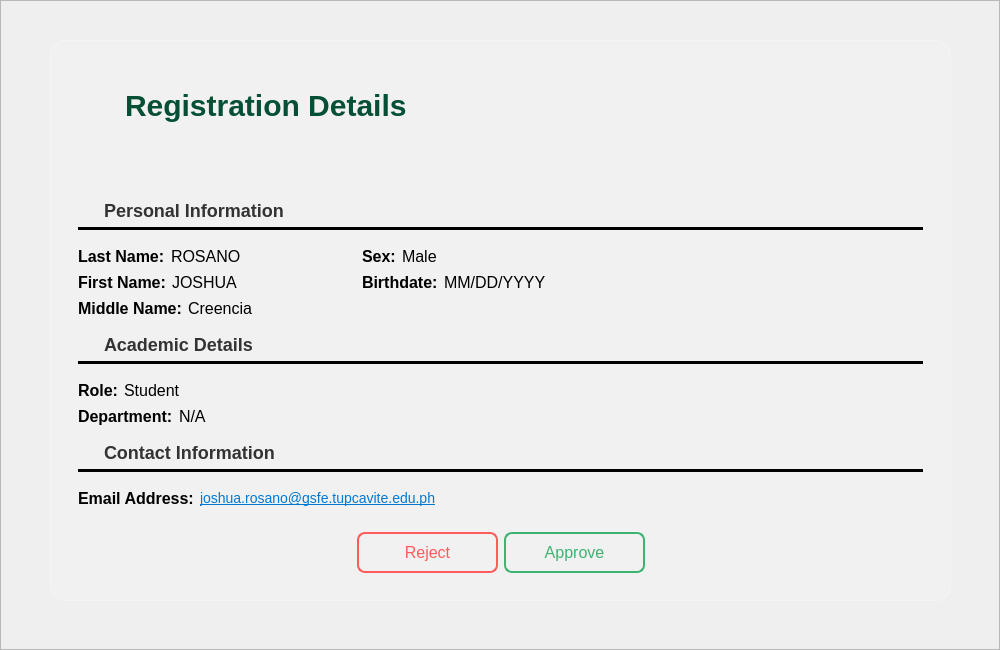
<?xml version="1.0" encoding="UTF-8"?>
<ui version="4.0">
 <class>Dialog</class>
 <widget class="QDialog" name="Dialog">
  <property name="geometry">
   <rect>
    <x>0</x>
    <y>0</y>
    <width>1000</width>
    <height>650</height>
   </rect>
  </property>
  <property name="minimumSize">
   <size>
    <width>1000</width>
    <height>650</height>
   </size>
  </property>
  <property name="maximumSize">
   <size>
    <width>1000</width>
    <height>650</height>
   </size>
  </property>
  <property name="windowTitle">
   <string>Dialog</string>
  </property>
  <property name="styleSheet">
   <string notr="true"/>
  </property>
  <widget class="QFrame" name="frame">
   <property name="geometry">
    <rect>
     <x>0</x>
     <y>0</y>
     <width>1000</width>
     <height>650</height>
    </rect>
   </property>
   <property name="styleSheet">
    <string notr="true">border-image: url(:/bg/C:/Users/Dell/Documents/Examination Management System/UI/Resources/green_bg.png);</string>
   </property>
   <property name="frameShape">
    <enum>QFrame::StyledPanel</enum>
   </property>
   <property name="frameShadow">
    <enum>QFrame::Raised</enum>
   </property>
   <widget class="QFrame" name="frame_3">
    <property name="geometry">
     <rect>
      <x>50</x>
      <y>40</y>
      <width>901</width>
      <height>561</height>
     </rect>
    </property>
    <property name="styleSheet">
     <string notr="true">QFrame {
    background-color: rgba(255, 255, 255, 0.15); /* Light transparency */
	border-image: none;
    border: 1px solid rgba(255, 255, 255, 0.3); /* Subtle border */
    border-radius: 15px;
    backdrop-filter: blur(12px); /* Blur effect */
}
</string>
    </property>
    <property name="frameShape">
     <enum>QFrame::StyledPanel</enum>
    </property>
    <property name="frameShadow">
     <enum>QFrame::Raised</enum>
    </property>
    <layout class="QGridLayout" name="gridLayout_5">
     <item row="0" column="0">
      <layout class="QGridLayout" name="gridLayout_4">
       <item row="0" column="0">
        <widget class="QFrame" name="frame_23">
         <property name="styleSheet">
          <string notr="true">background: none;
border: none;</string>
         </property>
         <property name="frameShape">
          <enum>QFrame::StyledPanel</enum>
         </property>
         <property name="frameShadow">
          <enum>QFrame::Raised</enum>
         </property>
         <layout class="QGridLayout" name="gridLayout_18">
          <item row="0" column="1" alignment="Qt::AlignTop">
           <widget class="QLabel" name="label_19">
            <property name="styleSheet">
             <string notr="true">QLabel {
    background: none;
    color: #055035; /* Darker shade of blue */
    font-size: 30px;
    font-weight: 900; /* Extra Bold */
    font-family: &quot;Poppins&quot;, &quot;Arial&quot;, &quot;Helvetica&quot;, sans-serif;
    border: none;
    text-align: center;
}
</string>
            </property>
            <property name="text">
             <string>Registration Details</string>
            </property>
           </widget>
          </item>
          <item row="0" column="0">
           <widget class="QLabel" name="register_info">
            <property name="maximumSize">
             <size>
              <width>50</width>
              <height>50</height>
             </size>
            </property>
            <property name="text">
             <string/>
            </property>
            <property name="pixmap">
             <pixmap>Resources/registration (1).png</pixmap>
            </property>
            <property name="scaledContents">
             <bool>true</bool>
            </property>
           </widget>
          </item>
         </layout>
        </widget>
       </item>
       <item row="1" column="0">
        <widget class="QFrame" name="frame_4">
         <property name="styleSheet">
          <string notr="true">QFrame {
    background-color: none; /* Light transparency */
	border-image: none;
    border: none; /* Subtle border */
    border-radius: 15px;
}
</string>
         </property>
         <property name="frameShape">
          <enum>QFrame::StyledPanel</enum>
         </property>
         <property name="frameShadow">
          <enum>QFrame::Raised</enum>
         </property>
         <layout class="QGridLayout" name="gridLayout_3">
          <item row="1" column="0">
           <widget class="QFrame" name="frame_2">
            <property name="styleSheet">
             <string notr="true">QFrame {
    background-color: none; /* Light transparency */
	border-image: none;
    border: none; /* Subtle border */
    border-radius: 15px;
}
</string>
            </property>
            <property name="frameShape">
             <enum>QFrame::StyledPanel</enum>
            </property>
            <property name="frameShadow">
             <enum>QFrame::Raised</enum>
            </property>
            <layout class="QGridLayout" name="gridLayout">
             <item row="0" column="0">
              <layout class="QHBoxLayout" name="horizontalLayout">
               <property name="sizeConstraint">
                <enum>QLayout::SetFixedSize</enum>
               </property>
               <item>
                <spacer name="horizontalSpacer_11">
                 <property name="orientation">
                  <enum>Qt::Horizontal</enum>
                 </property>
                 <property name="sizeHint" stdset="0">
                  <size>
                   <width>40</width>
                   <height>20</height>
                  </size>
                 </property>
                </spacer>
               </item>
               <item>
                <widget class="QPushButton" name="reject">
                 <property name="minimumSize">
                  <size>
                   <width>141</width>
                   <height>41</height>
                  </size>
                 </property>
                 <property name="maximumSize">
                  <size>
                   <width>141</width>
                   <height>41</height>
                  </size>
                 </property>
                 <property name="styleSheet">
                  <string notr="true">QPushButton {
    border: 2px solid #FF5B5B; /* Red border */
    border-radius: 8px; /* Rounded corners */
    color: #FF5B5B; /* Red text */
	border-image: none;
    background-color: transparent;
    padding: 8px 20px;
    font-size: 16px;
}

QPushButton:hover {
    background-color: rgba(255, 91, 91, 0.1); /* Light red background on hover */
}

QPushButton:pressed {
    background-color: rgba(255, 91, 91, 0.2); /* Darker red background when pressed */
}
</string>
                 </property>
                 <property name="text">
                  <string>Reject</string>
                 </property>
                 <property name="icon">
                  <iconset>
                   <normaloff>Resources/Reject.png</normaloff>Resources/Reject.png</iconset>
                 </property>
                </widget>
               </item>
               <item>
                <widget class="QPushButton" name="approve">
                 <property name="minimumSize">
                  <size>
                   <width>141</width>
                   <height>41</height>
                  </size>
                 </property>
                 <property name="maximumSize">
                  <size>
                   <width>141</width>
                   <height>41</height>
                  </size>
                 </property>
                 <property name="styleSheet">
                  <string notr="true">QPushButton {
    border: 2px solid #3CB371; /* Green border */
    border-radius: 8px;
    color: #3CB371;
    background-color: transparent;
	border-image: none;
    padding: 8px 20px;
    font-size: 16px;
}

QPushButton:hover {
    background-color: rgba(60, 179, 113, 0.1); /* Light green background on hover */
}

QPushButton:pressed {
    background-color: rgba(60, 179, 113, 0.2); /* Darker green background when pressed */
}</string>
                 </property>
                 <property name="text">
                  <string>Approve</string>
                 </property>
                 <property name="icon">
                  <iconset>
                   <normaloff>Resources/check.png</normaloff>Resources/check.png</iconset>
                 </property>
                </widget>
               </item>
               <item>
                <spacer name="horizontalSpacer_10">
                 <property name="orientation">
                  <enum>Qt::Horizontal</enum>
                 </property>
                 <property name="sizeHint" stdset="0">
                  <size>
                   <width>40</width>
                   <height>20</height>
                  </size>
                 </property>
                </spacer>
               </item>
              </layout>
             </item>
            </layout>
           </widget>
          </item>
          <item row="0" column="0">
           <widget class="QFrame" name="frame_5">
            <property name="styleSheet">
             <string notr="true">QFrame {
    background-color: none; /* Light transparency */
	border-image: none;
    border: none; /* Subtle border */
    border-radius: 15px;
}
</string>
            </property>
            <property name="frameShape">
             <enum>QFrame::StyledPanel</enum>
            </property>
            <property name="frameShadow">
             <enum>QFrame::Raised</enum>
            </property>
            <layout class="QGridLayout" name="gridLayout_2">
             <item row="10" column="0">
              <spacer name="verticalSpacer_3">
               <property name="orientation">
                <enum>Qt::Vertical</enum>
               </property>
               <property name="sizeType">
                <enum>QSizePolicy::Fixed</enum>
               </property>
               <property name="sizeHint" stdset="0">
                <size>
                 <width>20</width>
                 <height>10</height>
                </size>
               </property>
              </spacer>
             </item>
             <item row="3" column="0">
              <spacer name="verticalSpacer">
               <property name="orientation">
                <enum>Qt::Vertical</enum>
               </property>
               <property name="sizeType">
                <enum>QSizePolicy::Fixed</enum>
               </property>
               <property name="sizeHint" stdset="0">
                <size>
                 <width>20</width>
                 <height>10</height>
                </size>
               </property>
              </spacer>
             </item>
             <item row="16" column="0">
              <spacer name="verticalSpacer_5">
               <property name="orientation">
                <enum>Qt::Vertical</enum>
               </property>
               <property name="sizeType">
                <enum>QSizePolicy::Fixed</enum>
               </property>
               <property name="sizeHint" stdset="0">
                <size>
                 <width>20</width>
                 <height>10</height>
                </size>
               </property>
              </spacer>
             </item>
             <item row="15" column="0" colspan="3">
              <widget class="Line" name="line_3">
               <property name="styleSheet">
                <string notr="true">QFrame {
    border: 1px solid black;
    background-color: black;
    height: 2px;
}
</string>
               </property>
               <property name="orientation">
                <enum>Qt::Horizontal</enum>
               </property>
              </widget>
             </item>
             <item row="7" column="1">
              <spacer name="verticalSpacer_2">
               <property name="orientation">
                <enum>Qt::Vertical</enum>
               </property>
               <property name="sizeType">
                <enum>QSizePolicy::Fixed</enum>
               </property>
               <property name="sizeHint" stdset="0">
                <size>
                 <width>20</width>
                 <height>10</height>
                </size>
               </property>
              </spacer>
             </item>
             <item row="13" column="0">
              <spacer name="verticalSpacer_4">
               <property name="orientation">
                <enum>Qt::Vertical</enum>
               </property>
               <property name="sizeType">
                <enum>QSizePolicy::Fixed</enum>
               </property>
               <property name="sizeHint" stdset="0">
                <size>
                 <width>20</width>
                 <height>10</height>
                </size>
               </property>
              </spacer>
             </item>
             <item row="9" column="0" colspan="3">
              <widget class="Line" name="line_2">
               <property name="styleSheet">
                <string notr="true">QFrame {
    border: 1px solid black;
    background-color: black;
    height: 2px;
}
</string>
               </property>
               <property name="orientation">
                <enum>Qt::Horizontal</enum>
               </property>
              </widget>
             </item>
             <item row="1" column="0" colspan="3">
              <widget class="Line" name="line">
               <property name="styleSheet">
                <string notr="true">QFrame {
    border: 1px solid black;
    background-color: black;
    height: 2px;
}
</string>
               </property>
               <property name="orientation">
                <enum>Qt::Horizontal</enum>
               </property>
              </widget>
             </item>
             <item row="4" column="2">
              <spacer name="horizontalSpacer_3">
               <property name="orientation">
                <enum>Qt::Horizontal</enum>
               </property>
               <property name="sizeHint" stdset="0">
                <size>
                 <width>40</width>
                 <height>20</height>
                </size>
               </property>
              </spacer>
             </item>
             <item row="0" column="0">
              <layout class="QHBoxLayout" name="horizontalLayout_11">
               <item>
                <widget class="QLabel" name="personal_info">
                 <property name="maximumSize">
                  <size>
                   <width>20</width>
                   <height>20</height>
                  </size>
                 </property>
                 <property name="text">
                  <string/>
                 </property>
                 <property name="pixmap">
                  <pixmap>Resources/personal.png</pixmap>
                 </property>
                 <property name="scaledContents">
                  <bool>true</bool>
                 </property>
                </widget>
               </item>
               <item>
                <widget class="QLabel" name="label_24">
                 <property name="styleSheet">
                  <string notr="true">QLabel {
    font-size: 18px;
    font-weight: bold;
    color: #333;
}</string>
                 </property>
                 <property name="text">
                  <string>Personal Information</string>
                 </property>
                </widget>
               </item>
              </layout>
             </item>
             <item row="8" column="0">
              <layout class="QHBoxLayout" name="horizontalLayout_12">
               <item>
                <widget class="QLabel" name="academic_info">
                 <property name="maximumSize">
                  <size>
                   <width>20</width>
                   <height>30</height>
                  </size>
                 </property>
                 <property name="text">
                  <string/>
                 </property>
                 <property name="pixmap">
                  <pixmap>Resources/acad.png</pixmap>
                 </property>
                 <property name="scaledContents">
                  <bool>true</bool>
                 </property>
                </widget>
               </item>
               <item>
                <widget class="QLabel" name="label_26">
                 <property name="styleSheet">
                  <string notr="true">QLabel {
    font-size: 18px;
    font-weight: bold;
    color: #333;
}</string>
                 </property>
                 <property name="text">
                  <string>Academic Details</string>
                 </property>
                </widget>
               </item>
              </layout>
             </item>
             <item row="5" column="1">
              <layout class="QHBoxLayout" name="horizontalLayout_7">
               <item alignment="Qt::AlignLeft">
                <widget class="QLabel" name="label_10">
                 <property name="styleSheet">
                  <string notr="true">QLabel {
    font-size: 16px;
    font-weight: bold;
    color: #000;
}</string>
                 </property>
                 <property name="text">
                  <string>Birthdate:</string>
                 </property>
                </widget>
               </item>
               <item alignment="Qt::AlignLeft">
                <widget class="QLabel" name="birthdate">
                 <property name="styleSheet">
                  <string notr="true">QLabel {
    font-size: 16px;
    color: #000;
}</string>
                 </property>
                 <property name="text">
                  <string>MM/DD/YYYY</string>
                 </property>
                </widget>
               </item>
               <item>
                <spacer name="horizontalSpacer_9">
                 <property name="orientation">
                  <enum>Qt::Horizontal</enum>
                 </property>
                 <property name="sizeHint" stdset="0">
                  <size>
                   <width>40</width>
                   <height>20</height>
                  </size>
                 </property>
                </spacer>
               </item>
              </layout>
             </item>
             <item row="4" column="0">
              <layout class="QHBoxLayout" name="horizontalLayout_3">
               <item>
                <widget class="QLabel" name="label_4">
                 <property name="styleSheet">
                  <string notr="true">QLabel {
    font-size: 16px;
    font-weight: bold;
    color: #000;
}</string>
                 </property>
                 <property name="text">
                  <string>Last Name:</string>
                 </property>
                </widget>
               </item>
               <item>
                <widget class="QLabel" name="last_name">
                 <property name="styleSheet">
                  <string notr="true">QLabel {
    font-size: 16px;
    color: #000;
}</string>
                 </property>
                 <property name="text">
                  <string>ROSANO</string>
                 </property>
                </widget>
               </item>
               <item>
                <spacer name="horizontalSpacer_2">
                 <property name="orientation">
                  <enum>Qt::Horizontal</enum>
                 </property>
                 <property name="sizeHint" stdset="0">
                  <size>
                   <width>40</width>
                   <height>20</height>
                  </size>
                 </property>
                </spacer>
               </item>
              </layout>
             </item>
             <item row="12" column="0">
              <layout class="QHBoxLayout" name="horizontalLayout_9">
               <item alignment="Qt::AlignLeft">
                <widget class="QLabel" name="label_16">
                 <property name="styleSheet">
                  <string notr="true">QLabel {
    font-size: 16px;
    font-weight: bold;
    color: #000;
}</string>
                 </property>
                 <property name="text">
                  <string>Department:</string>
                 </property>
                </widget>
               </item>
               <item alignment="Qt::AlignLeft">
                <widget class="QLabel" name="department">
                 <property name="styleSheet">
                  <string notr="true">QLabel {
    font-size: 16px;
    color: #000;
}</string>
                 </property>
                 <property name="text">
                  <string>N/A</string>
                 </property>
                </widget>
               </item>
               <item>
                <spacer name="horizontalSpacer_7">
                 <property name="orientation">
                  <enum>Qt::Horizontal</enum>
                 </property>
                 <property name="sizeHint" stdset="0">
                  <size>
                   <width>40</width>
                   <height>20</height>
                  </size>
                 </property>
                </spacer>
               </item>
              </layout>
             </item>
             <item row="11" column="0">
              <layout class="QHBoxLayout" name="horizontalLayout_8">
               <item alignment="Qt::AlignLeft">
                <widget class="QLabel" name="label_14">
                 <property name="styleSheet">
                  <string notr="true">QLabel {
    font-size: 16px;
    font-weight: bold;
    color: #000;
}</string>
                 </property>
                 <property name="text">
                  <string>Role:</string>
                 </property>
                </widget>
               </item>
               <item alignment="Qt::AlignLeft">
                <widget class="QLabel" name="role">
                 <property name="styleSheet">
                  <string notr="true">QLabel {
    font-size: 16px;
    color: #000;
}</string>
                 </property>
                 <property name="text">
                  <string>Student</string>
                 </property>
                </widget>
               </item>
               <item>
                <spacer name="horizontalSpacer_6">
                 <property name="orientation">
                  <enum>Qt::Horizontal</enum>
                 </property>
                 <property name="sizeHint" stdset="0">
                  <size>
                   <width>40</width>
                   <height>20</height>
                  </size>
                 </property>
                </spacer>
               </item>
              </layout>
             </item>
             <item row="4" column="1">
              <layout class="QHBoxLayout" name="horizontalLayout_6">
               <item alignment="Qt::AlignLeft">
                <widget class="QLabel" name="label_12">
                 <property name="styleSheet">
                  <string notr="true">QLabel {
    font-size: 16px;
    font-weight: bold;
    color: #000;
}</string>
                 </property>
                 <property name="text">
                  <string>Sex:</string>
                 </property>
                </widget>
               </item>
               <item alignment="Qt::AlignLeft">
                <widget class="QLabel" name="sex">
                 <property name="styleSheet">
                  <string notr="true">QLabel {
    font-size: 16px;
    color: #000;
}</string>
                 </property>
                 <property name="text">
                  <string>Male</string>
                 </property>
                </widget>
               </item>
               <item>
                <spacer name="horizontalSpacer_8">
                 <property name="orientation">
                  <enum>Qt::Horizontal</enum>
                 </property>
                 <property name="sizeHint" stdset="0">
                  <size>
                   <width>40</width>
                   <height>20</height>
                  </size>
                 </property>
                </spacer>
               </item>
              </layout>
             </item>
             <item row="17" column="0" colspan="2">
              <layout class="QHBoxLayout" name="horizontalLayout_2">
               <item>
                <widget class="QLabel" name="label_20">
                 <property name="styleSheet">
                  <string notr="true">QLabel {
    font-size: 16px;
    font-weight: bold;
    color: #000;
}</string>
                 </property>
                 <property name="text">
                  <string>Email Address:</string>
                 </property>
                </widget>
               </item>
               <item>
                <widget class="QLabel" name="email">
                 <property name="styleSheet">
                  <string notr="true">QLabel {
    font-size: 14px;
    color: #0078D4; /* Blue link color */
    text-decoration: underline;
}</string>
                 </property>
                 <property name="text">
                  <string>joshua.rosano@gsfe.tupcavite.edu.ph</string>
                 </property>
                </widget>
               </item>
               <item>
                <spacer name="horizontalSpacer">
                 <property name="orientation">
                  <enum>Qt::Horizontal</enum>
                 </property>
                 <property name="sizeHint" stdset="0">
                  <size>
                   <width>40</width>
                   <height>20</height>
                  </size>
                 </property>
                </spacer>
               </item>
              </layout>
             </item>
             <item row="6" column="0">
              <layout class="QHBoxLayout" name="horizontalLayout_5">
               <item alignment="Qt::AlignLeft">
                <widget class="QLabel" name="label_8">
                 <property name="styleSheet">
                  <string notr="true">QLabel {
    font-size: 16px;
    font-weight: bold;
    color: #000;
}</string>
                 </property>
                 <property name="text">
                  <string>Middle Name:</string>
                 </property>
                </widget>
               </item>
               <item alignment="Qt::AlignLeft">
                <widget class="QLabel" name="middle_name">
                 <property name="styleSheet">
                  <string notr="true">QLabel {
    font-size: 16px;
    color: #000;
}</string>
                 </property>
                 <property name="text">
                  <string>Creencia</string>
                 </property>
                </widget>
               </item>
               <item>
                <spacer name="horizontalSpacer_5">
                 <property name="orientation">
                  <enum>Qt::Horizontal</enum>
                 </property>
                 <property name="sizeHint" stdset="0">
                  <size>
                   <width>40</width>
                   <height>20</height>
                  </size>
                 </property>
                </spacer>
               </item>
              </layout>
             </item>
             <item row="5" column="0">
              <layout class="QHBoxLayout" name="horizontalLayout_4">
               <item alignment="Qt::AlignLeft">
                <widget class="QLabel" name="label_6">
                 <property name="styleSheet">
                  <string notr="true">QLabel {
    font-size: 16px;
    font-weight: bold;
    color: #000;
}</string>
                 </property>
                 <property name="text">
                  <string>First Name:</string>
                 </property>
                </widget>
               </item>
               <item alignment="Qt::AlignLeft">
                <widget class="QLabel" name="first_name">
                 <property name="styleSheet">
                  <string notr="true">QLabel {
    font-size: 16px;
    color: #000;
}</string>
                 </property>
                 <property name="text">
                  <string>JOSHUA</string>
                 </property>
                </widget>
               </item>
               <item>
                <spacer name="horizontalSpacer_4">
                 <property name="orientation">
                  <enum>Qt::Horizontal</enum>
                 </property>
                 <property name="sizeHint" stdset="0">
                  <size>
                   <width>40</width>
                   <height>20</height>
                  </size>
                 </property>
                </spacer>
               </item>
              </layout>
             </item>
             <item row="14" column="0">
              <layout class="QHBoxLayout" name="horizontalLayout_13">
               <item>
                <widget class="QLabel" name="contact_info">
                 <property name="maximumSize">
                  <size>
                   <width>20</width>
                   <height>20</height>
                  </size>
                 </property>
                 <property name="text">
                  <string/>
                 </property>
                 <property name="pixmap">
                  <pixmap>Resources/contact.png</pixmap>
                 </property>
                 <property name="scaledContents">
                  <bool>true</bool>
                 </property>
                </widget>
               </item>
               <item>
                <widget class="QLabel" name="label_2">
                 <property name="styleSheet">
                  <string notr="true">QLabel {
    font-size: 18px;
    font-weight: bold;
    color: #333;
}</string>
                 </property>
                 <property name="text">
                  <string>Contact Information</string>
                 </property>
                </widget>
               </item>
              </layout>
             </item>
            </layout>
           </widget>
          </item>
         </layout>
        </widget>
       </item>
      </layout>
     </item>
    </layout>
   </widget>
  </widget>
 </widget>
 <resources>
  <include location="Resources/resources.qrc"/>
 </resources>
 <connections/>
</ui>
